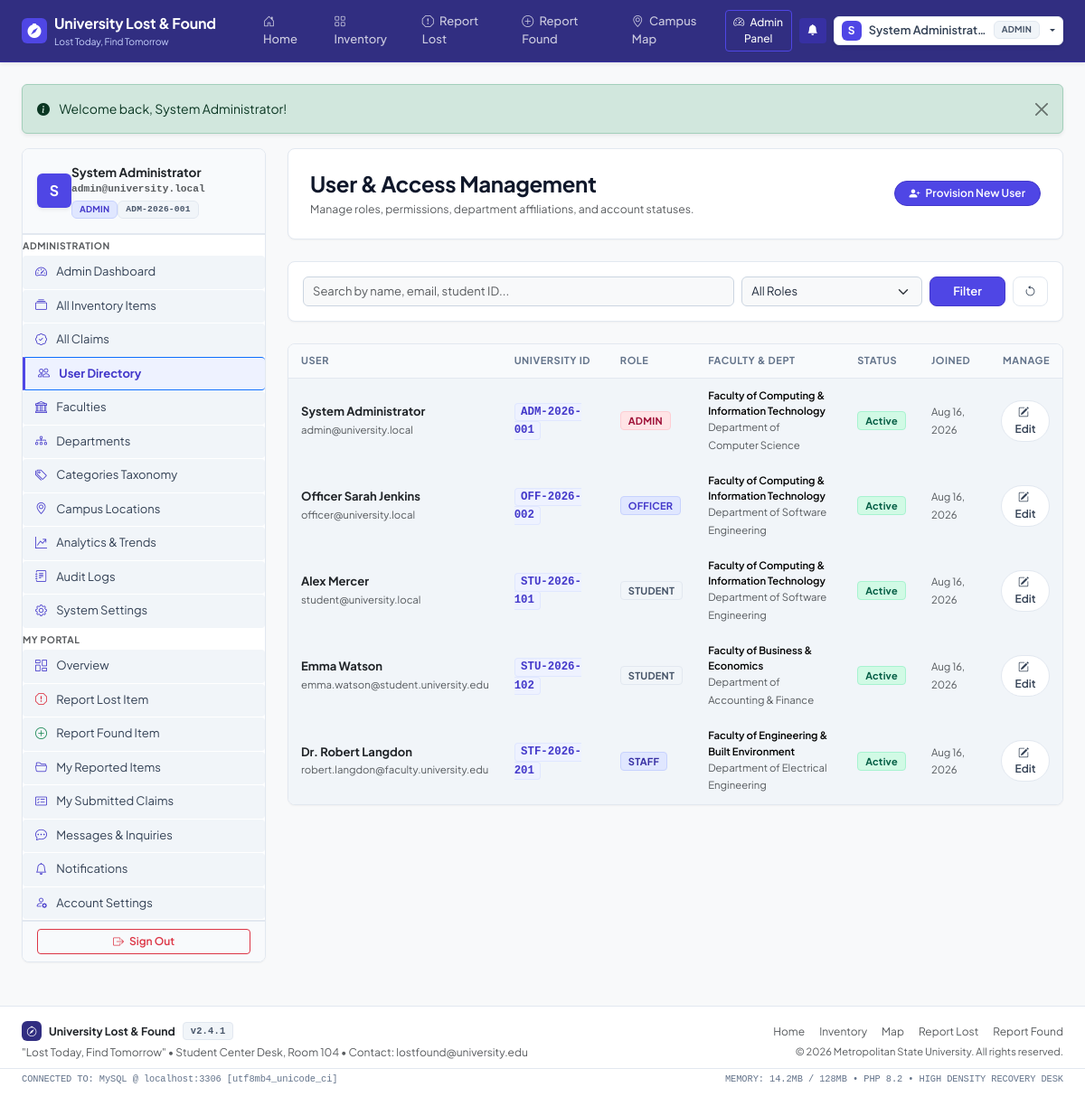
The page /admin/users.php (signed in) on the database its author committed.
### tables this page shows
CREATE TABLE `users` (
  `id` INT UNSIGNED NOT NULL AUTO_INCREMENT,
  `university_id` VARCHAR(50) NOT NULL UNIQUE,
  `full_name` VARCHAR(150) NOT NULL,
  `email` VARCHAR(150) NOT NULL UNIQUE,
  `phone` VARCHAR(30) NULL,
  `password` VARCHAR(255) NOT NULL,
  `role` ENUM('student', 'staff', 'officer', 'admin') NOT NULL DEFAULT 'student',
  `faculty_id` INT UNSIGNED NULL,
  `department_id` INT UNSIGNED NULL,
  `profile_image` VARCHAR(255) NULL DEFAULT 'default_avatar.png',
  `status` ENUM('active', 'inactive', 'suspended') NOT NULL DEFAULT 'active',
  `email_verified` TINYINT(1) NOT NULL DEFAULT 1,
  `reset_token` VARCHAR(100) NULL,
  `reset_token_expiry` DATETIME NULL,
  `created_at` TIMESTAMP NOT NULL DEFAULT CURRENT_TIMESTAMP,
  `updated_at` TIMESTAMP NOT NULL DEFAULT CURRENT_TIMESTAMP ON UPDATE CURRENT_TIMESTAMP,
  PRIMARY KEY (`id`),
  KEY `fk_users_faculty` (`faculty_id`),
  KEY `fk_users_department` (`department_id`),
  CONSTRAINT `fk_users_faculty` FOREIGN KEY (`faculty_id`) REFERENCES `faculties` (`id`) ON DELETE SET NULL,
  CONSTRAINT `fk_users_department` FOREIGN KEY (`department_id`) REFERENCES `departments` (`id`) ON DELETE SET NULL
);

CREATE TABLE `faculties` (
  `id` INT UNSIGNED NOT NULL AUTO_INCREMENT,
  `name` VARCHAR(150) NOT NULL,
  `code` VARCHAR(20) NOT NULL UNIQUE,
  `description` TEXT NULL,
  `status` ENUM('active', 'inactive') NOT NULL DEFAULT 'active',
  `created_at` TIMESTAMP NOT NULL DEFAULT CURRENT_TIMESTAMP,
  `updated_at` TIMESTAMP NOT NULL DEFAULT CURRENT_TIMESTAMP ON UPDATE CURRENT_TIMESTAMP,
  PRIMARY KEY (`id`)
);

CREATE TABLE `departments` (
  `id` INT UNSIGNED NOT NULL AUTO_INCREMENT,
  `faculty_id` INT UNSIGNED NOT NULL,
  `name` VARCHAR(150) NOT NULL,
  `code` VARCHAR(20) NOT NULL,
  `description` TEXT NULL,
  `status` ENUM('active', 'inactive') NOT NULL DEFAULT 'active',
  `created_at` TIMESTAMP NOT NULL DEFAULT CURRENT_TIMESTAMP,
  `updated_at` TIMESTAMP NOT NULL DEFAULT CURRENT_TIMESTAMP ON UPDATE CURRENT_TIMESTAMP,
  PRIMARY KEY (`id`),
  KEY `fk_departments_faculty` (`faculty_id`),
  CONSTRAINT `fk_departments_faculty` FOREIGN KEY (`faculty_id`) REFERENCES `faculties` (`id`) ON DELETE CASCADE
);

### admin/users.php (the view, shortened to what the rows shown need)
<?php
require_once __DIR__ . '/../classes/Auth.php';
$pdo = Database::getInstance()->getConnection();
$usersSql = "SELECT u.*, f.name AS faculty_name, d.name AS department_name
             FROM users u
             LEFT JOIN faculties f ON u.faculty_id = f.id
             LEFT JOIN departments d ON u.department_id = d.id
             WHERE 1=1";
$params = [];
$usersSql .= " ORDER BY u.created_at DESC";
$stmt = $pdo->prepare($usersSql);
$stmt->execute($params);
$users = $stmt->fetchAll();
require_once __DIR__ . '/../includes/header.php';
require_once __DIR__ . '/../includes/navbar.php';
?>
<div class="container-fluid px-lg-4 py-4">
    <div class="row g-4">
        <div class="col-lg-3">
            <?php require_once __DIR__ . '/../includes/sidebar.php'; ?>
        </div>
        <div class="col-lg-9">
            <div class="card border-0 shadow-sm rounded-4 bg-white overflow-hidden">
                <div class="table-responsive">
                    <table class="table align-middle mb-0 table-hover">
                        <thead class="table-light text-muted small text-uppercase">
                            <tr>
                                <th class="ps-4">User</th>
                                <th>University ID</th>
                                <th>Role</th>
                                <th>Faculty & Dept</th>
                                <th>Status</th>
                                <th>Joined</th>
                                <th class="text-end pe-4">Manage</th>
                            </tr>
                        </thead>
                        <tbody>
                            <?php if (empty($users)): ?>
                                <tr>
                                    <td colspan="7" class="text-center py-5 text-muted">No users match your criteria.</td>
                                </tr>
                            <?php else: ?>
                                <?php foreach ($users as $u): ?>
                                    <tr>
                                        <td class="ps-4">
                                            <span class="fw-bold text-dark d-block"><?= e($u['full_name']) ?></span>
                                            <small class="text-muted"><?= e($u['email']) ?></small>
                                        </td>
                                        <td><code><?= e($u['university_id']) ?></code></td>
                                        <td>
                                            <?php if ($u['role'] === 'admin'): ?>
                                                <span class="badge bg-danger">ADMIN</span>
                                            <?php elseif ($u['role'] === 'officer'): ?>
                                                <span class="badge bg-primary">OFFICER</span>
                                            <?php elseif ($u['role'] === 'staff'): ?>
                                                <span class="badge bg-info text-dark">STAFF</span>
                                            <?php else: ?>
                                                <span class="badge bg-secondary">STUDENT</span>
                                            <?php endif; ?>
                                        </td>
                                        <td>
                                            <span class="small d-block fw-semibold"><?= e($u['faculty_name'] ?? 'General') ?></span>
                                            <small class="text-muted"><?= e($u['department_name'] ?? '-') ?></small>
                                        </td>
                                        <td>
                                            <?php if ($u['status'] === 'active'): ?>
                                                <span class="badge bg-success-subtle text-success border">Active</span>
                                            <?php else: ?>
                                                <span class="badge bg-danger-subtle text-danger border"><?= ucfirst($u['status']) ?></span>
                                            <?php endif; ?>
                                        </td>
                                        <td><span class="small text-muted"><?= formatDate($u['created_at']) ?></span></td>
                                        <td class="text-end pe-4">
                                            <button class="btn btn-light btn-sm rounded-pill" data-bs-toggle="modal" data-bs-target="#editUserModal<?= $u['id'] ?>">
                                                <i class="bi bi-pencil-square me-1"></i> Edit
                                            </button>
                                        </td>
                                    </tr>
                                <?php endforeach; ?>
                            <?php endif; ?>
                        </tbody>
                    </table>
                </div>
            </div>
        </div>
    </div>
</div>
<?php require_once __DIR__ . '/../includes/footer.php'; ?>

### includes/navbar.php (shortened to what the rows shown need)
<?php
require_once __DIR__ . '/../classes/Auth.php';
$isAuth = Auth::check();
$user = Auth::user();
?>
<nav class="navbar navbar-expand-lg navbar-dark sticky-top shadow-sm py-1.5" style="background-color: #312e81; border-bottom: 1px solid #3730a3;">
    <div class="container-fluid px-lg-4">
        <div class="collapse navbar-collapse" id="navbarContent">
            <div class="d-flex align-items-center gap-2">
                <?php if ($isAuth): ?>
                    <?php if ($user['role'] === 'admin'): ?>
                        <a href="<?= APP_URL ?>/admin/dashboard.php" class="btn btn-outline-light btn-sm fw-medium border-indigo-700" style="font-size: 0.75rem; border-color: #4f46e5;">
                            <i class="bi bi-speedometer2 me-1"></i> Admin Panel
                        </a>
                    <?php elseif ($user['role'] === 'officer'): ?>
                        <a href="<?= APP_URL ?>/officer/dashboard.php" class="btn btn-outline-light btn-sm fw-medium border-indigo-700" style="font-size: 0.75rem; border-color: #4f46e5;">
                            <i class="bi bi-shield-check me-1"></i> Officer Desk
                        </a>
                    <?php else: ?>
                        <a href="<?= APP_URL ?>/dashboard.php" class="btn btn-outline-light btn-sm fw-medium border-indigo-700" style="font-size: 0.75rem; border-color: #4f46e5;">
                            <i class="bi bi-columns-gap me-1"></i> Dashboard
                        </a>
                    <?php endif; ?>
                    <a href="<?= APP_URL ?>/notifications.php" class="btn btn-sm position-relative px-2 py-1 text-white" style="background-color: #3730a3;" title="Notifications">
                        <i class="bi bi-bell-fill"></i>
                    </a>
                    <div class="dropdown">
                        <button class="btn btn-light btn-sm dropdown-toggle d-flex align-items-center gap-2 py-1 px-2.5 shadow-sm rounded" type="button" id="userMenuDropdown" data-bs-toggle="dropdown" aria-expanded="false">
                            <div class="bg-indigo-600 text-white rounded d-flex align-items-center justify-content-center fw-bold" style="width: 22px; height: 22px; font-size: 0.75rem; background-color: #4f46e5;">
                                <?= strtoupper(substr($user['full_name'], 0, 1)) ?>
                            </div>
                            <span class="d-none d-md-inline fw-semibold small text-truncate" style="max-width: 130px; font-size: 0.8rem;"><?= e($user['full_name']) ?></span>
                            <span class="badge bg-secondary-subtle text-secondary border rounded text-uppercase" style="font-size: 0.6rem;"><?= e($user['role']) ?></span>
                        </button>
                    </div>
                <?php endif; ?>
            </div>
        </div>
    </div>
</nav>

### includes/sidebar.php (shortened to what the rows shown need)
<?php
require_once __DIR__ . '/../classes/Auth.php';
$user = Auth::user();
$role = $user['role'] ?? 'student';
?>
<div class="card border rounded-3 overflow-hidden mb-4 bg-white shadow-sm" style="border-color: #e2e8f0;">
    <div class="p-3 text-start border-bottom" style="background-color: #f8fafc; border-color: #e2e8f0;">
        <div class="d-flex align-items-center gap-2.5">
            <div class="bg-indigo-600 text-white rounded d-flex align-items-center justify-content-center fw-bold shadow-sm" style="width: 38px; height: 38px; background-color: #4f46e5; font-size: 1rem;">
                <?= strtoupper(substr($user['full_name'] ?? 'U', 0, 1)) ?>
            </div>
            <div class="d-flex flex-column overflow-hidden">
                <span class="fw-bold text-dark text-truncate" style="font-size: 0.85rem;"><?= e($user['full_name'] ?? 'User') ?></span>
                <span class="text-muted font-monospace text-truncate" style="font-size: 0.7rem;"><?= e($user['email'] ?? '') ?></span>
                <div class="d-flex align-items-center gap-1.5 mt-1">
                    <span class="badge bg-primary-subtle text-primary border rounded text-uppercase" style="font-size: 0.6rem;"><?= e($role) ?></span>
                    <span class="badge bg-light text-secondary border rounded font-monospace" style="font-size: 0.6rem;"><?= e($user['university_id'] ?? 'N/A') ?></span>
                </div>
            </div>
        </div>
    </div>
</div>

### rows shown on the page
users: full_name "S", full_name "System Administrat…", role "ADMIN", full_name "System Administrator", email "admin@university.local", university "ADM-2026-001", faculty.name "Faculty of Computing & Information Technology", department.name "Department of Computer Science", status "Active", created_at "Aug 16, 2026"
users: full_name "Officer Sarah Jenkins", email "officer@university.local", university "OFF-2026-002", role "OFFICER", faculty.name "Faculty of Computing & Information Technology", department.name "Department of Software Engineering", status "Active", created_at "Aug 16, 2026"
users: full_name "Alex Mercer", email "student@university.local", university "STU-2026-101", role "STUDENT", faculty.name "Faculty of Computing & Information Technology", department.name "Department of Software Engineering", status "Active", created_at "Aug 16, 2026"
users: full_name "Emma Watson", email "emma.watson@student.university.edu", university "STU-2026-102", role "STUDENT", faculty.name "Faculty of Business & Economics", department.name "Department of Accounting & Finance", status "Active", created_at "Aug 16, 2026"
users: full_name "Dr. Robert Langdon", email "robert.langdon@faculty.university.edu", university "STF-2026-201", role "STAFF", faculty.name "Faculty of Engineering & Built Environment", department.name "Department of Electrical Engineering", status "Active", created_at "Aug 16, 2026"

### other values the page prints
APP_NAME "University Lost & Found"
APP_SLOGAN "Lost Today, Find Tomorrow"
$msg "Welcome back, System Administrator!"
